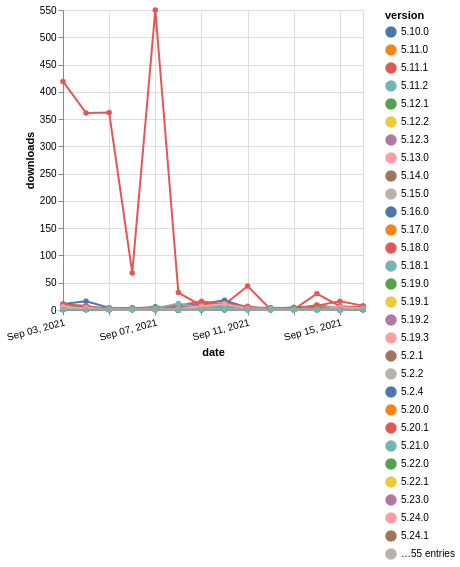

Here is the Vega-Lite specification saved for this chart:
### Vega-Lite specification from a JSON file in a GitHub repository (floating-point values rounded to 4 significant figures; data arrays with more than 128 entries replaced by an {"elided": "..."} marker saying what was removed)
{"$schema": "https://vega.github.io/schema/vega-lite/v5.json", "description": "A simple bar chart with embedded data.", "data": {"values": {"elided": "1171 records"}}, "width": "container", "mark": {"type": "line", "point": {"filled": true}}, "encoding": {"x": {"field": "date", "type": "temporal", "timeUnit": "yearmonthdate", "title": "date", "axis": {"labelAngle": -15}}, "y": {"field": "delta", "type": "quantitative", "title": "downloads"}, "color": {"field": "version", "type": "nominal"}, "tooltip": {"field": "delta"}}}
